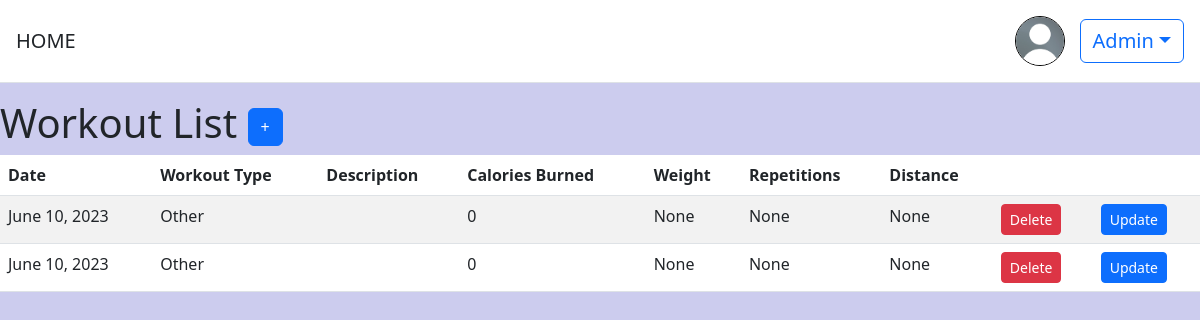
/workouts/ (signed in), run on an earlier commit of the app's database.
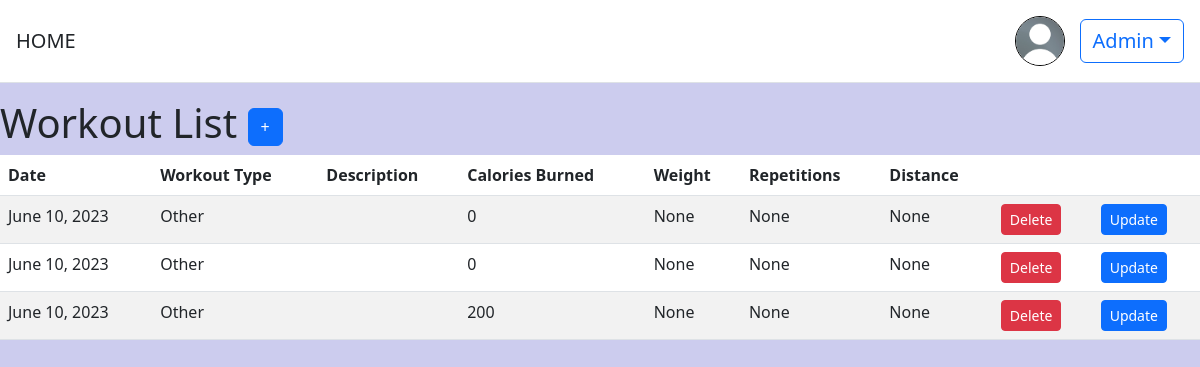
And on a later commit of the database.
### workouts/models.py (models this page shows, shortened)
class Workout(models.Model):
    WORKOUT_TYPES = (
        ('Running', 'Running'),
        ('WeightLifting', 'Weight Lifting'),
        ('Cyclette', 'Cyclette'),
        ('Other', 'Other'),
    )
    date= models.DateField(auto_now_add=True)
    repetitions = models.IntegerField(null=True, blank=True)
    weight = models.DecimalField(max_digits=5, decimal_places=2, null=True, blank=True)
    calories_burned = models.IntegerField(null=False, blank=False)
    workout_type = models.CharField(max_length=20, choices=WORKOUT_TYPES)
    distance = models.DecimalField(max_digits=5, decimal_places=2, null=True, blank=True)
    descrizione = models.CharField(max_length=50,null=True, blank=True)
    utente = models.ForeignKey(settings.AUTH_USER_MODEL, on_delete=models.CASCADE, null=True, blank=True,default=None)
    goal= models.ForeignKey('obiettivi.GoalModel', on_delete=models.CASCADE, null=True, blank=True,default=None)

### workouts/views.py (the view)
# urls.py: path('', views.workout_list, name='workout_list'),
@login_required
def workout_list(request):
    workouts = Workout.objects.filter(utente=request.user)
    return render(request, 'workout_list.html', {'workouts': workouts})

### templates/workout_list.html (shortened to what this page needs)
{% extends "base.html" %}
{% block content %}
  <h1>
    Workout List
    <a href="{% url 'workouts' %}" class="btn btn-primary"> + </a>
  </h1>
 <div class="table-responsive" >
  <table class="table table-striped">
    <thead>
      <tr>
        <th>Date</th>
        <th>Workout Type</th>
        <th>Description</th>
        <th>Calories Burned</th>
        <th>Weight</th>
        <th>Repetitions</th>
        <th>Distance</th>
        <th></th>
        <th></th>
      </tr>
    </thead>
    <tbody>
      {% for workout in workouts %}
        <tr>
          <td>{{ workout.date }}</td>
          <td>{{ workout.workout_type }}</td>
          <td>{{ workout.description }}</td>
          <td>{{ workout.calories_burned }}</td>
          <td>{{ workout.weight }}</td>
          <td>{{ workout.repetitions }}</td>
          <td>{{ workout.distance }}</td>
          <td>
            <form action="{% url 'delete' workout.pk %}" method="post">
              <button type="submit" class="btn btn-danger btn-sm">Delete</button>
            </form>
          </td>
          <td>
            <form action="{% url 'update' workout.pk %}" method="post">
              <button type="submit" class="btn btn-primary btn-sm">Update</button>
            </form>
          </td>
        </tr>
      {% empty %}
        <tr>
          <td colspan="8">No workouts found.</td>
        </tr>
      {% endfor %}
    </tbody>
  </table>
  </div>
{% endblock content %}

What changed in the data, as far as the page shows it:
added Workout: date "June 10, 2023", workout_type "Other", calories_burned "200", weight "None", repetitions "None", distance "None"
